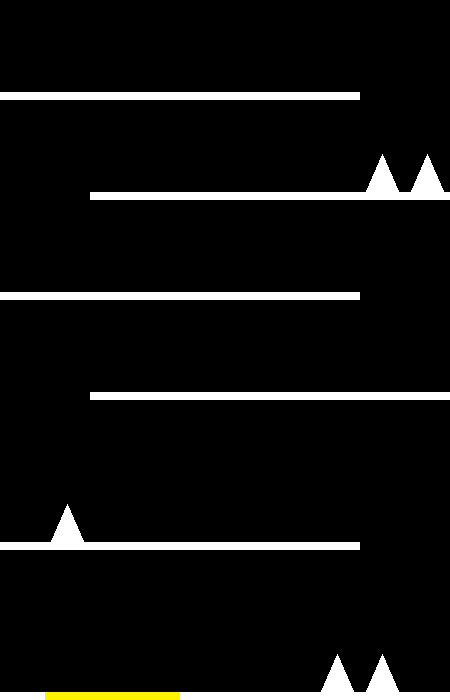

The image is a tile-based game level rendered from a .tmx file. Its description and complete source (layers, tilesets, objects, tile grids) follow:
An orthogonal 10x14 tile map with 45x50 px tiles, 1 tile layer (Ground) and 12 objects.

<map version="1.0" tiledversion="1.1.6" orientation="orthogonal" renderorder="right-down" width="10" height="14" tilewidth="45" tileheight="50" infinite="0" nextobjectid="1">
 <tileset firstgid="1" name="tiles" tilewidth="45" tileheight="50" tilecount="10" columns="10">
  <image source="tiles2.png" width="450" height="50" />
  <tile id="0">
   <properties>
    <property name="collides" type="bool" value="true" />
    <property name="ground" type="bool" value="true" />
   </properties>
   <objectgroup draworder="index">
    <object id="1" x="0.25" y="42" width="44.75" height="8.25" />
   </objectgroup>
  </tile>
  <tile id="1">
   <properties>
    <property name="collides" type="bool" value="true" />
    <property name="kill" type="bool" value="true" />
   </properties>
   <objectgroup draworder="index">
    <object id="9" x="5.625" y="41.75">
     <polygon points="0,0 16.625,-37.125 33.625,-0.125" />
    </object>
   </objectgroup>
  </tile>
  <tile id="2">
   <properties>
    <property name="collides" type="bool" value="true" />
   </properties>
   <objectgroup draworder="index">
    <object id="6" x="0" y="0.125">
     <polygon points="0,0 7.875,0 7.75,41.875 44.875,42 44.875,49.875 0.125,49.875" />
    </object>
   </objectgroup>
  </tile>
  <tile id="3">
   <properties>
    <property name="collides" type="bool" value="true" />
   </properties>
   <objectgroup draworder="index">
    <object id="22" x="2.25" y="43" width="40.25" height="6">
     <ellipse />
    </object>
    <object id="23" x="37.75" y="2.25" width="6.25" height="38.75">
     <ellipse />
    </object>
   </objectgroup>
  </tile>
  <tile id="4">
   <properties>
    <property name="collides" type="bool" value="true" />
   </properties>
   <objectgroup draworder="index">
    <object id="1" x="0.125" y="0" width="7.75" height="49.875" />
   </objectgroup>
  </tile>
  <tile id="5">
   <properties>
    <property name="collides" type="bool" value="true" />
   </properties>
   <objectgroup draworder="index">
    <object id="1" x="37" y="0.125" width="7.875" height="50" />
   </objectgroup>
  </tile>
  <tile id="6">
   <properties>
    <property name="collides" type="bool" value="true" />
    <property name="finish" type="bool" value="true" />
   </properties>
   <objectgroup draworder="index">
    <object id="1" x="0" y="42.25" width="45" height="7.5" />
   </objectgroup>
  </tile>
  <tile id="7">
   <properties>
    <property name="collides" type="bool" value="true" />
   </properties>
   <objectgroup draworder="index">
    <object id="1" x="0" y="0.25" width="44.75" height="7.625" />
   </objectgroup>
  </tile>
  <tile id="8">
   <properties>
    <property name="collides" type="bool" value="true" />
   </properties>
   <objectgroup draworder="index">
    <object id="1" x="0" y="0.125" width="8" height="49.625" />
    <object id="2" x="8.375" y="0" width="36.625" height="8.125" />
   </objectgroup>
  </tile>
  <tile id="9">
   <properties>
    <property name="collides" type="bool" value="true" />
   </properties>
   <objectgroup draworder="index">
    <object id="6" x="0" y="0.375">
     <polyline points="0,0 44.875,-0.125 44.625,49.75 36.875,49.5 36.75,7.75 0.125,7.5 0,0.125" />
    </object>
   </objectgroup>
  </tile>
 </tileset>
 <layer name="Ground" width="10" height="14">
  <data encoding="csv">
0,0,0,0,0,0,0,0,0,0,
1,1,1,1,1,1,1,1,0,0,
0,0,0,0,0,0,0,0,0,0,
0,0,1,1,1,1,1,1,2,2,
0,0,0,0,0,0,0,0,0,0,
1,1,1,1,1,1,1,1,0,0,
0,0,0,0,0,0,0,0,0,0,
0,0,1,1,1,1,1,1,1,1,
0,0,0,0,0,0,0,0,0,0,
0,0,0,0,0,0,0,0,0,0,
1,2,1,1,1,1,1,1,0,0,
0,0,0,0,0,0,0,0,0,0,
0,0,0,0,0,0,0,0,0,0,
1,7,7,7,1,1,1,2,2,1
</data>
 </layer>
</map>
